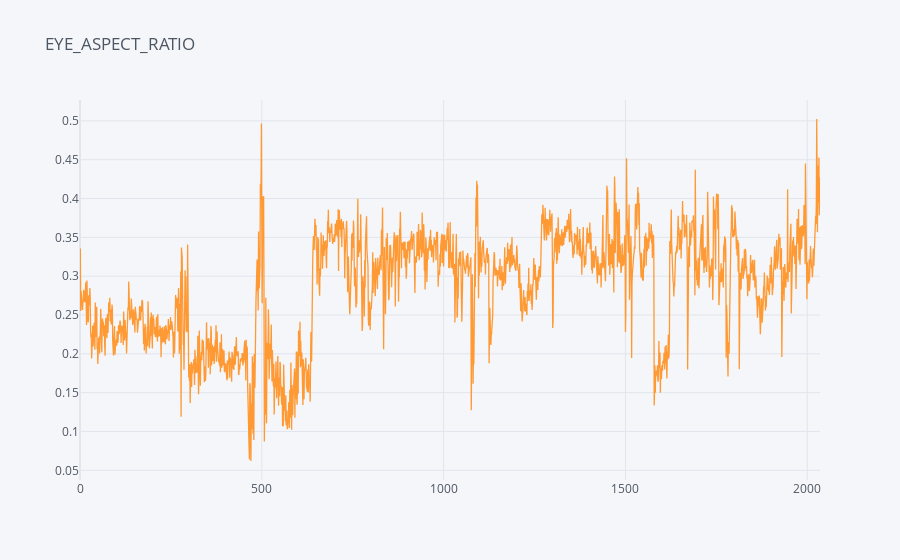

Source (notebook cell):
### Markdown cell above
Plotting graph for Eye Aspect ratio

### Code cell
colname=['EAR','frames']
d=pd.read_csv('ear1.csv',names=colname)
d.to_csv('ear1.csv',index=False)
d['frames']=d.index
d.iplot(kind='scatter',x="frames",y="EAR",title='EYE_ASPECT_RATIO',
       labels={
           'frames':"FRAMES",
           'EAR':"Aspect Ratio"
       },)

### Figure 1 — Plotly figure (JSON) as saved in the notebook; plotly's stock layout.template omitted (floating-point values rounded to 4 significant figures; data arrays with more than 128 entries replaced by an {"elided": "..."} marker saying what was removed)
{"data": [{"line": {"color": "rgba(255, 153, 51, 1.0)", "dash": "solid", "shape": "linear", "width": 1.3}, "mode": "lines", "name": "EAR", "text": "", "type": "scatter", "x": {"elided": "2036 int values"}, "y": {"elided": "2036 float values"}}], "layout": {"legend": {"bgcolor": "#F5F6F9", "font": {"color": "#4D5663"}}, "paper_bgcolor": "#F5F6F9", "plot_bgcolor": "#F5F6F9", "title": {"font": {"color": "#4D5663"}, "text": "EYE_ASPECT_RATIO"}, "xaxis": {"gridcolor": "#E1E5ED", "showgrid": true, "tickfont": {"color": "#4D5663"}, "title": {"font": {"color": "#4D5663"}, "text": ""}, "zerolinecolor": "#E1E5ED"}, "yaxis": {"gridcolor": "#E1E5ED", "showgrid": true, "tickfont": {"color": "#4D5663"}, "title": {"font": {"color": "#4D5663"}, "text": ""}, "zerolinecolor": "#E1E5ED"}}}
